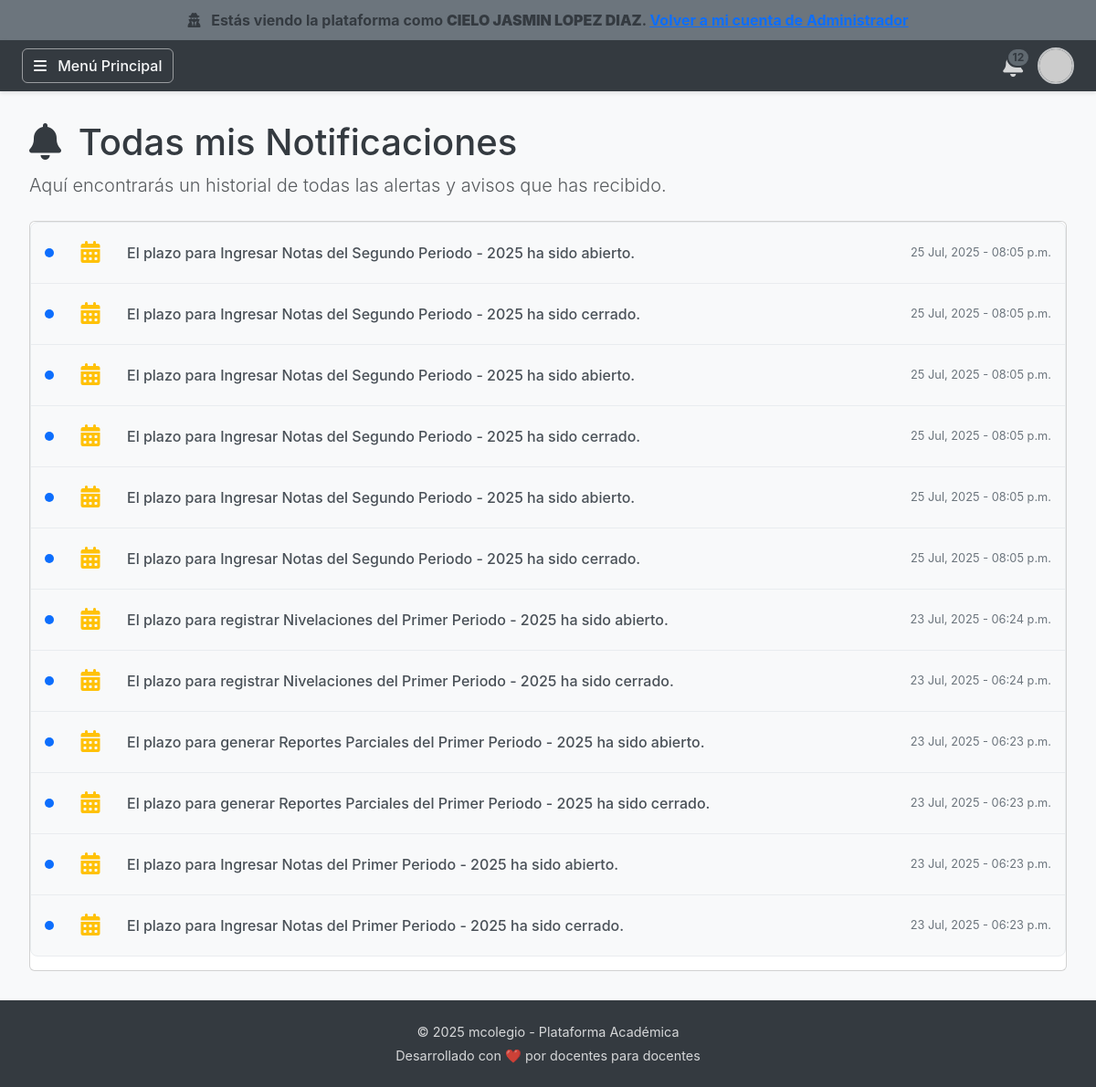
The page /notificaciones/ (signed in) on the database its author committed.
### notas/models/comunicaciones.py (models this page shows, shortened)
class Notificacion(models.Model):
    colegio = models.ForeignKey(Colegio, on_delete=models.CASCADE, related_name="notificaciones", null=True)
    destinatario = models.ForeignKey(User, on_delete=models.CASCADE, related_name="notificaciones")
    mensaje = models.CharField(max_length=255)
    leido = models.BooleanField(default=False)
    fecha_creacion = models.DateTimeField(auto_now_add=True)
    url = models.URLField(max_length=200, null=True, blank=True)
    TIPO_CHOICES = [
        ('MENSAJE', 'Nuevo Mensaje'),
        ('OBSERVADOR', 'Observación Registrada'),
        ('PERIODO', 'Cambio en Periodo'),
        ('RENDIMIENTO', 'Alerta de Rendimiento'),
        ('GENERAL', 'Aviso General'),
    ]
    tipo = models.CharField(max_length=15, choices=TIPO_CHOICES, default='GENERAL')
    class Meta:
        ordering = ['-fecha_creacion']
        verbose_name = "Notificación"
        verbose_name_plural = "Notificaciones"

### notas/views/notificaciones_views.py (the view)
# urls.py: path('notificaciones/', notificaciones_views.lista_notificaciones_vista, name='lista_notificaciones'),
@login_required
def lista_notificaciones_vista(request):
    notificaciones = Notificacion.objects.filter(destinatario=request.user)
    context = {
        'notificaciones': notificaciones,
        'page_title': 'Todas mis Notificaciones'
    }
    return render(request, 'notas/notificaciones/lista_completa.html', context)

### notas/context_processors.py (called while the page is built)
def contador_notificaciones(request):
    if request.user.is_authenticated:
        no_leidas = Notificacion.objects.filter(destinatario=request.user, leido=False).count()
    else:
        no_leidas = 0
    return {'contador_notificaciones_no_leidas': no_leidas}

def notificaciones_destacadas(request):
    if request.user.is_authenticated:
        return {
            'notificaciones_destacadas': Notificacion.objects.filter(destinatario=request.user, leido=False, tipo__in=['OBSERVADOR', 'RENDIMIENTO'])[:1]
        }
    return {'notificaciones_destacadas': []}

def colegio_context(request):
    colegio = getattr(request, 'colegio', None)
    return {'colegio': colegio}

### notas/templatetags/auth_extras.py (called while the page is built)
@register.filter(name='has_group')
def has_group(user, group_name):
    return user.groups.filter(name=group_name).exists()

### notas/templatetags/nota_filters.py (called while the page is built)
@register.filter(name='get_initials')
def get_initials(user):
    if user.first_name and user.last_name:
        return (user.first_name[0] + user.last_name[0]).upper()
    elif user.first_name:
        return user.first_name[:2].upper()
    else:
        return user.username[:2].upper()

### notas/templates/notas/notificaciones/lista_completa.html (shortened to what this page needs)
{% extends 'notas/base.html' %}
{% load static %}
{% block page_title %}
    <h1><i class="fas fa-bell me-2"></i> Todas mis Notificaciones</h1>
    <p class="lead text-muted">Aquí encontrarás un historial de todas las alertas y avisos que has recibido.</p>
{% endblock %}
{% block content %}
<div class="card">
    <div class="card-body p-0">
        <ul class="notification-list">
            {% for notificacion in notificaciones %}
                <li class="notification-item {% if not notificacion.leido %}unread{% endif %}">
                    <a href="{{ notificacion.url|default:'#' }}">
                        {% if not notificacion.leido %}
                            <div class="unread-dot"></div>
                        {% else %}
                             <div style="width: 10px; margin-right: 15px;"></div> {% endif %}
                        <div class="notification-icon">
                            {% if notificacion.tipo == 'MENSAJE' %}
                                <i class="fas fa-envelope text-primary"></i>
                            {% elif notificacion.tipo == 'OBSERVADOR' %}
                                <i class="fas fa-eye text-info"></i>
                            {% elif notificacion.tipo == 'PERIODO' %}
                                <i class="fas fa-calendar-alt text-warning"></i>
                            {% elif notificacion.tipo == 'RENDIMIENTO' %}
                                 <i class="fas fa-chart-line text-danger"></i>
                            {% else %}
                                <i class="fas fa-bell text-secondary"></i>
                            {% endif %}
                        </div>
                        <div class="notification-body">
                            <p>{{ notificacion.mensaje }}</p>
                        </div>
                        <div class="notification-date">
                            {{ notificacion.fecha_creacion|date:"d M, Y - h:i a" }}
                        </div>
                    </a>
                </li>
            {% empty %}
                <li class="list-group-item text-center p-5">
                    <p class="lead text-muted mb-0">No tienes notificaciones.</p>
                </li>
            {% endfor %}
        </ul>
    </div>
</div>
{% endblock %}

### notas/templates/notas/base.html (shortened to what this page needs)
{% load static %}
<!DOCTYPE html>
<html lang="es">
<head>
    {% include "notas/includes/_head.html" %}
</head>
<body>
    {% if request.session.original_user_id %}
    <div class="impersonation-banner">
        <i class="fas fa-user-secret me-2"></i>
        Estás viendo la plataforma como <strong>{{ request.user.get_full_name|upper }}</strong>.
        <a href="{% url 'detener_suplantacion' %}">Volver a mi cuenta de Administrador</a>
    </div>
    {% endif %}
    <div class="page-wrapper">
        {% include "notas/includes/_topbar.html" %}
        <main class="content-area">
            <div class="page-header mb-4">
                {% block page_title %}{% endblock %}
            </div>
            {% block content %}{% endblock %}
        </main>
        {% include "notas/includes/_footer.html" %}
    </div>
</body>
</html>

### notas/templates/notas/notificaciones/lista_completa.html (style rules this page uses)
.notification-list { list-style: none; padding: 0; }
.notification-item a { display: flex; align-items: center; padding: 15px; border: 1px solid #e9ecef; margin-bottom: -1px; background-color: #fff; color: #495057; text-decoration: none; transition: background-color 0.2s; }
.notification-item.unread a { background-color: #f8f9fa; }
.notification-item:first-child a { border-top-left-radius: 8px; border-top-right-radius: 8px; }
.notification-item:last-child a { border-bottom-left-radius: 8px; border-bottom-right-radius: 8px; }
.notification-icon { font-size: 1.5rem; width: 50px; text-align: center; margin-right: 15px; }
.notification-body { flex-grow: 1; }
.notification-body p { margin: 0; font-weight: 500; }
.notification-date { font-size: 0.8rem; color: #6c757d; white-space: nowrap; margin-left: 20px; }
.unread-dot { width: 10px; height: 10px; background-color: var(--color-primario); border-radius: 50%; margin-right: 15px; flex-shrink: 0; }

### rows shown on the page
Notificacion: leido False (drawn), tipo "PERIODO" (drawn), mensaje "El plazo para Ingresar Notas del Segundo Periodo - 2025 ha sido abierto.", fecha_creacion "25 Jul, 2025 - 08:05 p.m."
Notificacion: leido False (drawn), tipo "PERIODO" (drawn), mensaje "El plazo para Ingresar Notas del Segundo Periodo - 2025 ha sido cerrado.", fecha_creacion "25 Jul, 2025 - 08:05 p.m."
Notificacion: leido False (drawn), tipo "PERIODO" (drawn), mensaje "El plazo para Ingresar Notas del Segundo Periodo - 2025 ha sido abierto.", fecha_creacion "25 Jul, 2025 - 08:05 p.m."
Notificacion: leido False (drawn), tipo "PERIODO" (drawn), mensaje "El plazo para Ingresar Notas del Segundo Periodo - 2025 ha sido cerrado.", fecha_creacion "25 Jul, 2025 - 08:05 p.m."
Notificacion: leido False (drawn), tipo "PERIODO" (drawn), mensaje "El plazo para Ingresar Notas del Segundo Periodo - 2025 ha sido abierto.", fecha_creacion "25 Jul, 2025 - 08:05 p.m."
Notificacion: leido False (drawn), tipo "PERIODO" (drawn), mensaje "El plazo para Ingresar Notas del Segundo Periodo - 2025 ha sido cerrado.", fecha_creacion "25 Jul, 2025 - 08:05 p.m."
Notificacion: leido False (drawn), tipo "PERIODO" (drawn), mensaje "El plazo para registrar Nivelaciones del Primer Periodo - 2025 ha sido abierto.", fecha_creacion "23 Jul, 2025 - 06:24 p.m."
Notificacion: leido False (drawn), tipo "PERIODO" (drawn), mensaje "El plazo para registrar Nivelaciones del Primer Periodo - 2025 ha sido cerrado.", fecha_creacion "23 Jul, 2025 - 06:24 p.m."
Notificacion: leido False (drawn), tipo "PERIODO" (drawn), mensaje "El plazo para generar Reportes Parciales del Primer Periodo - 2025 ha sido abierto.", fecha_creacion "23 Jul, 2025 - 06:23 p.m."
Notificacion: leido False (drawn), tipo "PERIODO" (drawn), mensaje "El plazo para generar Reportes Parciales del Primer Periodo - 2025 ha sido cerrado.", fecha_creacion "23 Jul, 2025 - 06:23 p.m."
Notificacion: leido False (drawn), tipo "PERIODO" (drawn), mensaje "El plazo para Ingresar Notas del Primer Periodo - 2025 ha sido abierto.", fecha_creacion "23 Jul, 2025 - 06:23 p.m."
Notificacion: leido False (drawn), tipo "PERIODO" (drawn), mensaje "El plazo para Ingresar Notas del Primer Periodo - 2025 ha sido cerrado.", fecha_creacion "23 Jul, 2025 - 06:23 p.m."

### other values the page prints
{{ request.user.get_full_name|upper }} "CIELO JASMIN LOPEZ DIAZ"
{{ contador_notificaciones_no_leidas }} "12"
